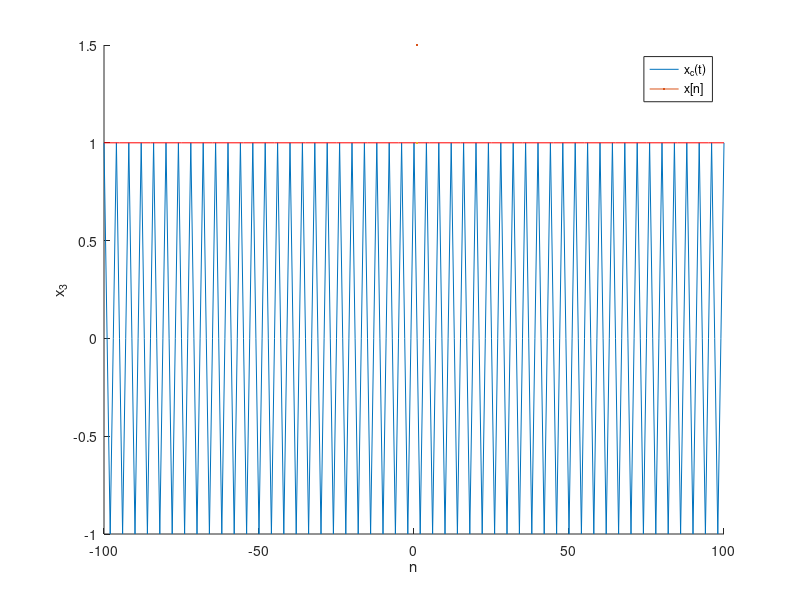

This figure's MATLAB source:
t = -100:1:100;
x3c = cos((pi.*t)./2);
hold on
plot(t,x3c,LineWidth=1.5);
n = -100:5:100;
T3 = 12;
T_3 = 100*T3;
X3= cos((n.*T_3.*pi)./12);
plot(n,X3,'r',LineWidth=1);
hold off
legend('x_{c}(t)', 'x[n]');
xlabel('n');
ylabel('x_{3}');